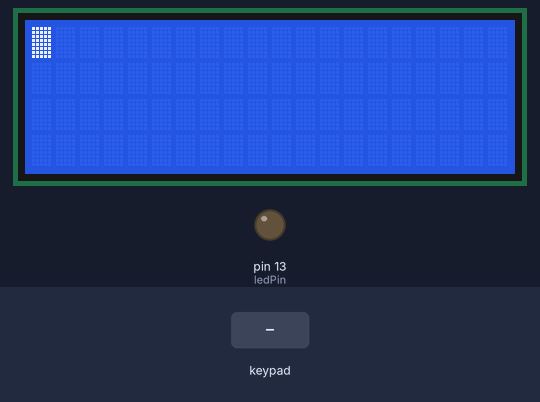
Bench run of a sketch on a simulated Arduino Mega 2560, built with avr-gcc and run on an emulated ATmega2560. Shown: 20×4 character LCD, output pins drawn as LEDs (lit = HIGH). Inputs (shaded band) come from the test bench. What the sketch prints to the serial monitor is not drawn.

Above: at 1.2 s.
1.3 s: key 'a' pressed
At 2.5 s:
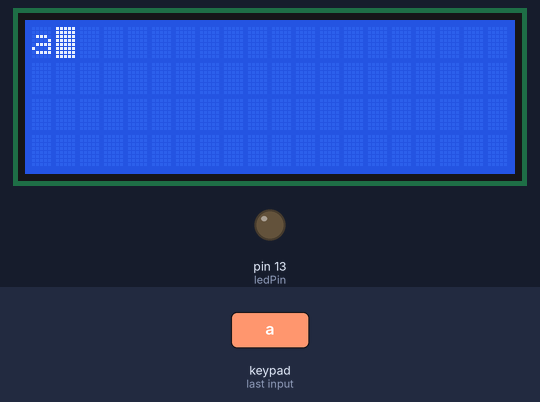
2.8 s: key 'd' pressed
At 4.0 s:
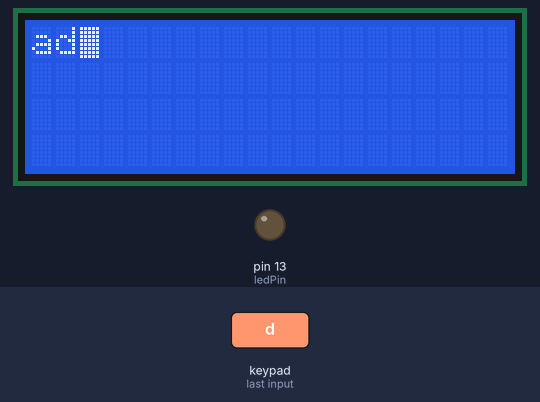
4.3 s: key 'g' pressed
At 5.5 s:
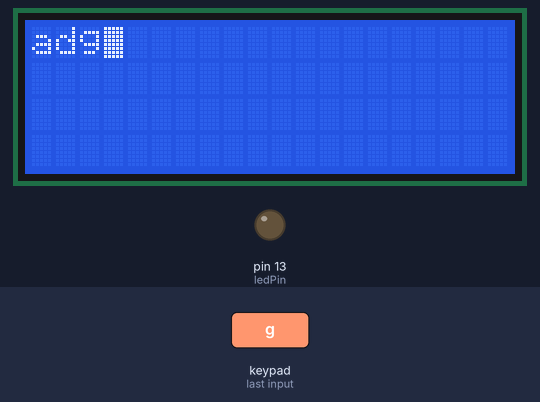
5.8 s: key 'j' pressed
At 6.2 s:
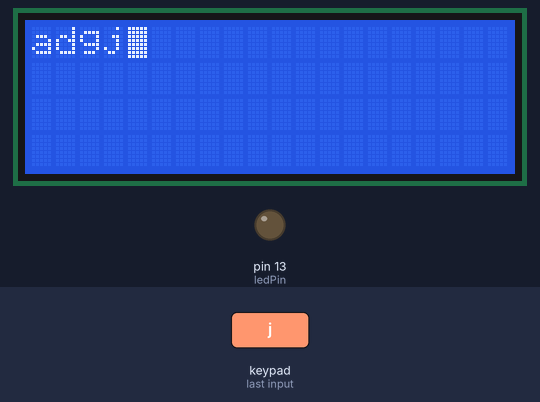
7.3 s: key 'm' pressed
At 7.7 s:
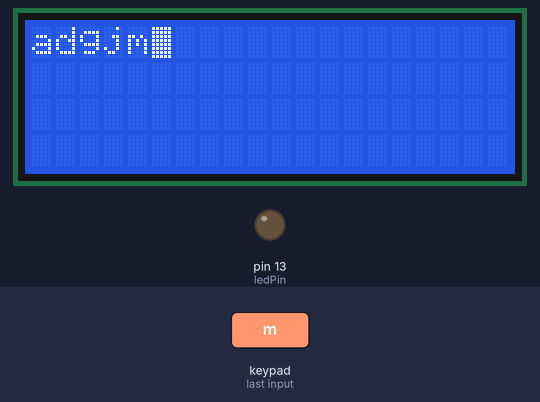
8.8 s: key 'p' pressed
At 9.6 s:
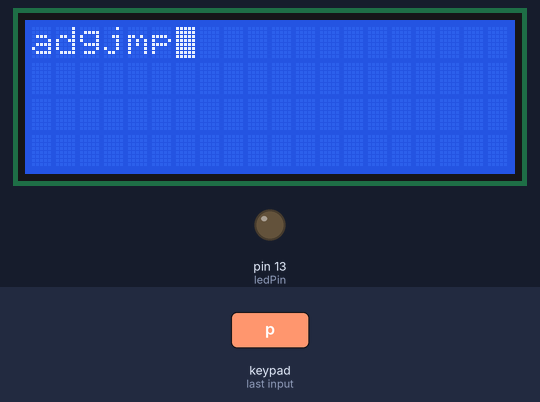
Timing chart, 0 to 11.3 s (numbered marks = the images above; inputs shaded):
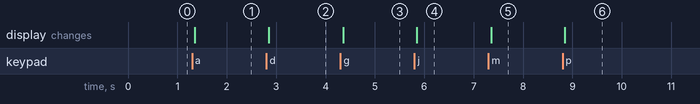

Measured:
- after the input at 1.3 s, the display: changes after 0.05 s (image 1)
- after the input at 2.8 s, the display: changes after 0.05 s (image 2)
- after the input at 4.3 s, the display: changes after 0.06 s (image 3)
- after the input at 5.8 s, the display: changes after 0.05 s (image 4)
- after the input at 7.3 s, the display: changes after 0.06 s (image 5)
- after the input at 8.8 s, the display: changes after 0.05 s (image 6)

The sketch:

multipressv3.ino
```cpp
#include <Keypad.h>
#include <LiquidCrystal.h>
#include <ctype.h>
#define MAX_CHAR 13
#define BAUD 9600
#define HOLD_TIME 1000
#define PRESS_TIME_OUT 1000
#define LCD_ROW 4
#define LCD_COL 20


void switchOnState(char key);

const byte ROWS = 4;
const byte COLS = 4;

String message;

char alphaKeys[ROWS][COLS] = {
    { 'a','d','g', ';' },
    { 'j','m','p', '-' },
    { 's','v','y', '_' },
    { ' ','.','#', '?' }
};

byte rowPins[ROWS] = {31, 33, 35, 37}; //connect to the row pinouts of the keypad
byte colPins[COLS] = {45, 43, 41, 39};

unsigned long startTime = 0;
const byte ledPin = 13;
static byte keypadState;
static byte buildCount;
static byte pressCount;

static char virtKey = NO_KEY;
static char physKey = NO_KEY;
static char buildString[MAX_CHAR];

boolean alpha = false;


class LCD : public LiquidCrystal {
  public:
    LCD(byte en, byte rs, byte D0, byte D1, byte D2, byte D3) : LiquidCrystal(en, rs, D0, D1, D2, D3) {}
    byte getCursorRow(void) {
       LCD::setCursor(0, 0);
    }

    void setCursor(byte y, byte x)
    {
      x = x;
      y = y;
      LiquidCrystal::setCursor(y, x);
    }

    void begin(byte cols, byte rows)
    {
      this->rows = rows;
      this->cols = cols;
      LiquidCrystal::begin(cols, rows);
    }

    byte getRowCount(void) const {
      return rows;
    }

    byte getColCount(void) const {
      return cols;
    }

    void print(String obj)
    {
      printObj = obj;
      LiquidCrystal::print(obj);
      calculateCursorPosition(obj);
      totalString.concat(obj);
    }

    void print(char c)
    {
      printObj = String(c);
      LiquidCrystal::print(printObj);
      calculateCursorPosition(printObj);
      totalString.concat(printObj);
    }

    void print(String obj, bool concatenation)
    {
      printObj = obj;
      LiquidCrystal::print(obj);
      calculateCursorPosition(obj);
    }

    void print(int obj)
    {
      printObj = String(obj);
      LiquidCrystal::print(obj);
    }

    void print(float obj)
    {
      printObj = String(obj);
      LiquidCrystal::print(obj);
    }

    void print(double obj)
    {
      printObj = String(obj);
      LiquidCrystal::print(obj);
    }

    void backspace(int times=1)
    {
      String str = totalString;
      clear();
      for (int i = 0; i < times; i++) pop(str);
      totalString = str;
      longStrPrint(totalString, 0, 0);
    }

    void left(void)
    {
      moveCursorBack();
    }

    void right(void)
    {
      moveCursorFront();
    }

    void clear(void)
    {
      printObj = "";
      x = 0;
      y = 0;
      setCursor(0, 0);
      totalString = "";
      LiquidCrystal::clear();
    }

   protected:
      void calculateCursorPosition(String &po)
      {
        byte prev_x = x;
        byte prev_y = y;

        byte row = po.length() / getColCount();
        //For 0 indexing purpose

        if (row > getRowCount()) row = getRowCount();

        byte col = po.length() % getColCount();

        x = prev_x + row;
        y = prev_y + col;

        if (y >= getColCount()) { y = 0; x++; }
        if (x >= getRowCount()) { x = 0; y = 0;}

        Serial.println("row is: " + String(x));
        Serial.println("col is: " + String(y));

        setCursor(y, x);
      }

      void pop(String &obj)
      {
        obj.remove(obj.length() - 1, 1);
      }

      void longStrPrint(String &printObj, byte x, byte y)
      {
        setCursor(y, x);
        for (int i = 0; i < printObj.length(); i++){
          print(String(printObj[i]), false);
        }
      }

      void moveCursorBack(void)
      {
        if (x < 0 && y < 0) return;
        if (y >= 0) y--;
        if (y < 0 && x != 0)  { x--; y = getColCount() - 1; }
        setCursor(y, x);
      }

      void moveCursorFront(void)
      {
        if (y < getColCount()) y++;
        if (y == getColCount())  { x++; y = 0; }
        if (x == getRowCount() && y == getColCount()) { x = 0; y = 0; }
        setCursor(y, x);
      }

   private:
      int x;
      int y;
      byte rows;
      byte cols;
      String printObj;
      String totalString;
};

Keypad keyPad (makeKeymap(alphaKeys), rowPins, colPins, sizeof(rowPins), sizeof(colPins));
LCD lcd(2, 3, 4, 5, 6, 7);


void alphaKeypadEvent(KeypadEvent key)
{
  keypadState = keyPad.getState();
  switchOnState(key);
}

unsigned long keyPressTime = 0;


void pop(String &obj)
{
  obj.remove(obj.length() - 1, 1);
}

void switchOnState(char key)
{
  switch(keypadState){
    case PRESSED:
      if (isalpha(key)){
        if (physKey != key){
          keyPressTime = millis();
          pressCount = 0;
          virtKey = key;
          physKey = key;
          message += String(key);
        } else if ((millis() - keyPressTime) < PRESS_TIME_OUT) {
          virtKey++;
          pressCount++;
          keyPressTime = millis();
          pop(message);
          message += String(virtKey);
        } else {
          keyPressTime = millis();
          pressCount = 0;
          virtKey = key;
          message += String(virtKey);
        }

          if (pressCount > 2){
            pressCount = 0;
            virtKey = key;
          }

        Serial.println(virtKey);

     case HOLD:
        Serial.println("Message is: " + message);

      }
  }
}

void setup()
{
    Serial.begin(BAUD);
    pinMode(ledPin, OUTPUT);
    digitalWrite(ledPin, LOW);
    keyPad.begin(makeKeymap(alphaKeys));
    keyPad.setHoldTime(HOLD_TIME);
    keyPad.addEventListener(alphaKeypadEvent);
    lcd.begin(LCD_COL, LCD_ROW);
    lcd.blink();
    lcd.setCursor(0, 0);
    lcd.backspace();
    lcd.backspace();
}

char key;

void loop()
{
  key = keyPad.getKey();
  if (key == '-') lcd.left();
  else if (key == '?') lcd.right();
  else if (key == '_') lcd.backspace();
  else lcd.print(key);
}
```
